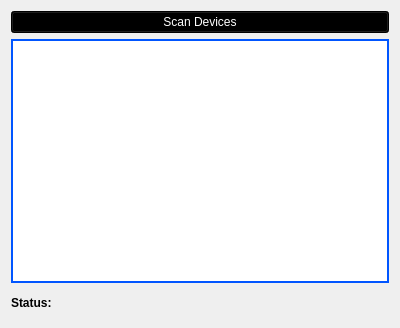
<?xml version="1.0" encoding="UTF-8"?>
<ui version="4.0">
 <class>Scanner</class>
 <widget class="QWidget" name="Scanner">
  <property name="geometry">
   <rect>
    <x>0</x>
    <y>0</y>
    <width>400</width>
    <height>328</height>
   </rect>
  </property>
  <property name="windowTitle">
   <string>Form</string>
  </property>
  <property name="styleSheet">
   <string notr="true"/>
  </property>
  <layout class="QVBoxLayout" name="verticalLayout">
   <item>
    <widget class="QPushButton" name="scanButton">
     <property name="styleSheet">
      <string notr="true">background-color: rgb(0, 0, 0);
color: rgb(255, 255, 255);</string>
     </property>
     <property name="text">
      <string>Scan Devices</string>
     </property>
    </widget>
   </item>
   <item>
    <layout class="QHBoxLayout" name="horizontalLayout_2">
     <item>
      <widget class="QListWidget" name="deviceListWidget">
       <property name="styleSheet">
        <string notr="true">border-width: 2px;
border-style: solid;
border-color: rgb(0, 85, 255);</string>
       </property>
      </widget>
     </item>
    </layout>
   </item>
   <item>
    <layout class="QHBoxLayout" name="horizontalLayout">
     <item>
      <widget class="QLabel" name="labelStatus">
       <property name="styleSheet">
        <string notr="true">color: rgb(0, 0, 0);
font: 9pt &quot;Sans Serif&quot;;</string>
       </property>
       <property name="text">
        <string>&lt;html&gt;&lt;head/&gt;&lt;body&gt;&lt;p&gt;&lt;span style=&quot; font-weight:600;&quot;&gt;Status:&lt;/span&gt;&lt;/p&gt;&lt;/body&gt;&lt;/html&gt;</string>
       </property>
      </widget>
     </item>
     <item>
      <widget class="QLabel" name="status">
       <property name="styleSheet">
        <string notr="true"/>
       </property>
       <property name="text">
        <string>&lt;html&gt;&lt;head/&gt;&lt;body&gt;&lt;p align=&quot;center&quot;&gt;&lt;br/&gt;&lt;/p&gt;&lt;/body&gt;&lt;/html&gt;</string>
       </property>
      </widget>
     </item>
    </layout>
   </item>
  </layout>
 </widget>
 <resources/>
 <connections/>
</ui>
